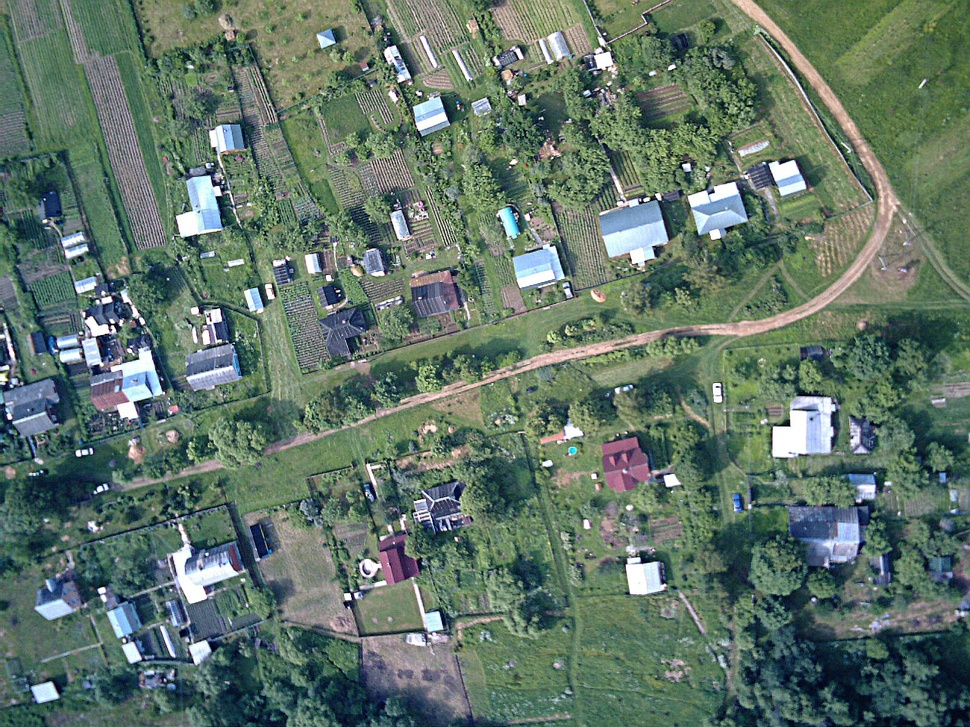
#> input picture images/place.jpg, 970 x 727 px, shrunk from 1600 x 1200 before the run
$ jupyter execute points.ipynb
#> lines starting #> are read from the running program, lines starting #| are printed output that depends on the picture; after the words box and inside, x2 and y2 are one past the last pixel; in counts of white or black regions, pixels touching at a corner belong together
[cell 1]
import cv2
import numpy as np

[cell 2]
# Загрузка двух изображений
img1 = cv2.imread("images/place.jpg")
#> img1 is the input picture: shape (727, 970, 3); mean B, G, R 104.6, 116.7, 97.1
h, w, _ = img1.shape
#> h = 727; w = 970
#Cлучайная генерация координат для теста
x = np.random.randint(0, w - 300)
#> x = 559
y = np.random.randint(0, h - 200)
#> y = 192
img2 = img1[y:y+200,x:x+300]
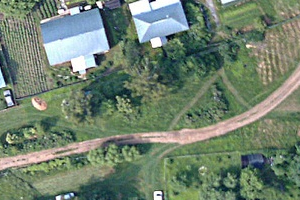
#> img2: shape (200, 300, 3); mean B, G, R 111, 129.6, 112.3

# Конвертирование изображений в градации серого
gray1 = cv2.cvtColor(img1, cv2.COLOR_BGR2GRAY)
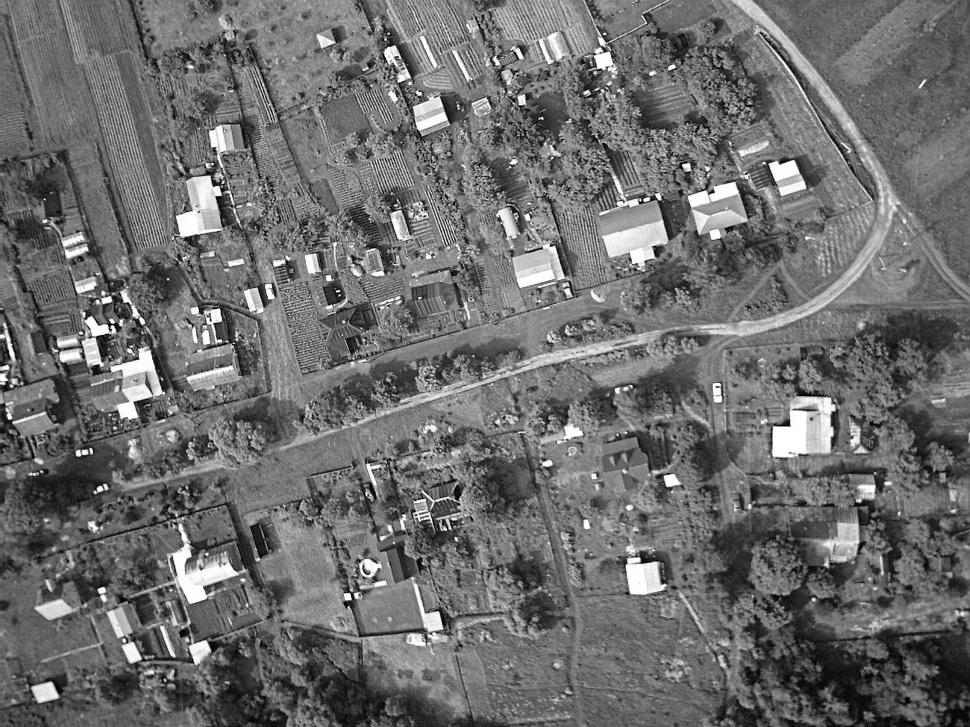
#> gray1: shape (727, 970); min 0, max 255, mean 109.4
gray2 = cv2.cvtColor(img2, cv2.COLOR_BGR2GRAY)
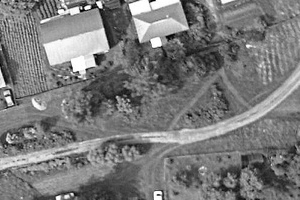
#> gray2: shape (200, 300); min 2, max 255, mean 122.3

[cell 3]
cv2.imshow('image 1',img1)
cv2.imshow('image 2',img2)
cv2.waitKey(0)
cv2.destroyAllWindows

[cell 4]
# Создание объекта SIFT
sift = cv2.SIFT_create(sigma=0.7)

# Нахождение ключевых точек и дескрипторов на первом изображении
kp1, des1 = sift.detectAndCompute(gray1, None)
#> kp1 = 56085 keypoints; strongest (x, y, size): (142, 321, 3.7), (102, 590, 4.6), (347, 597, 4.5), (338, 291, 2)

# Нахождение ключевых точек и дескрипторов на втором изображении
kp2, des2 = sift.detectAndCompute(gray2, None)
#> kp2 = 4017 keypoints; strongest (x, y, size): (72, 194, 2), (81, 8, 1.7), (99, 58, 7.2), (160, 192, 2.1)

# Нахождение соответствий между дескрипторами двух изображений
bf = cv2.BFMatcher()
matches = bf.knnMatch(des1, des2, k=2)
#> matches = 56085 matches

[cell 5]
# Фильтрация соответствий по лучшим
good_matches = []
for m, n in matches:
    #Методом подбора был найден коэффициент 0.2
    if m.distance < 0.2 * n.distance:
        good_matches.append(m)
#> after the loop, good_matches = 3258 matches

img_matches = cv2.drawMatches(img1, kp1, img2, kp2, good_matches, None, flags=cv2.DrawMatchesFlags_NOT_DRAW_SINGLE_POINTS)
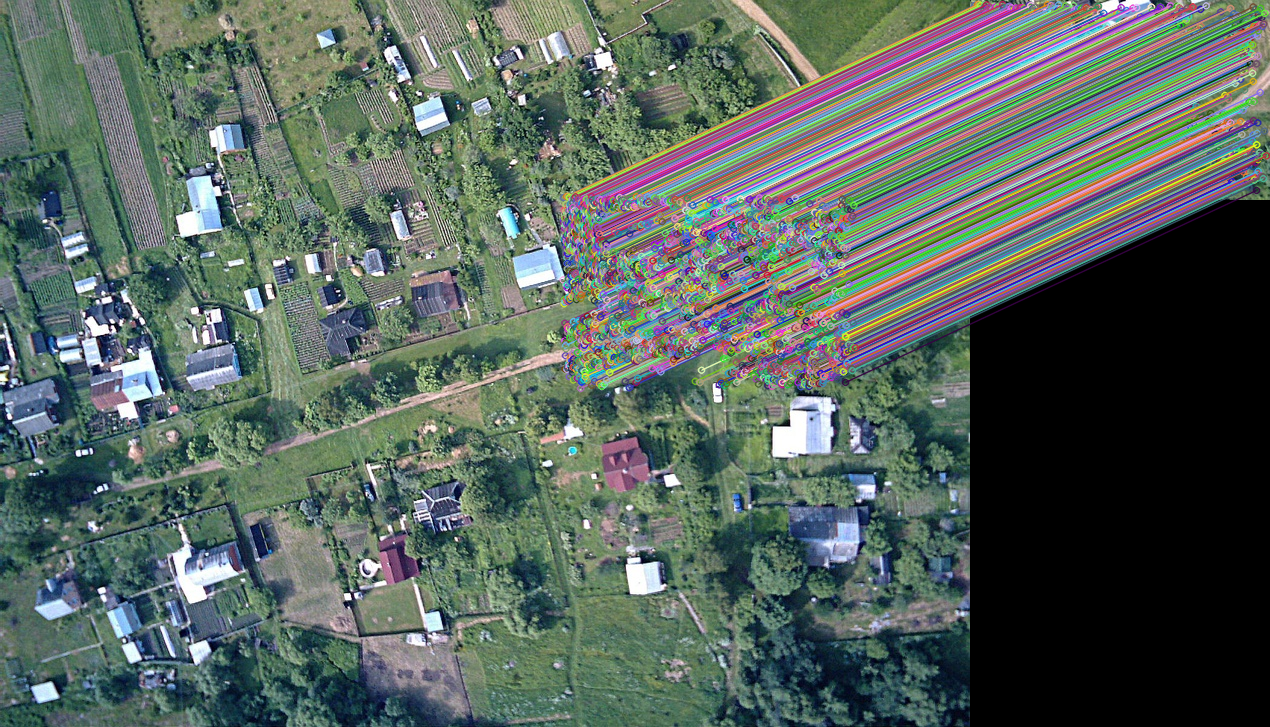
#> img_matches: shape (727, 1270, 3); mean B, G, R 93.2, 100.2, 87.4
cv2.imwrite("images/Mathces.jpg", img_matches)
#> Out = True

[cell 6]
# Если количество соответствий меньше 4, то считаем, что изображения не связаны
if len(good_matches) < 4:
    print("Images are not connected")
else:
    # Нахождение координат ключевых точек в массивах
    #Ключевые точки изображения №1
    src_pts = np.float32([kp1[m.queryIdx].pt for m in good_matches]).reshape(-1, 1, 2)
    #Ключевые точки изображения №2
    dst_pts = np.float32([kp2[m.trainIdx].pt for m in good_matches]).reshape(-1, 1, 2)

    # Нахождение гомографической матрицы
    M, mask = cv2.findHomography(src_pts, dst_pts, cv2.RANSAC, 5.0)
#> M = [[1, -4.81e-06, -559], [4.58e-06, 1, -192], [-1.97e-08, 2.06e-08, 1]]; mask = 3258 values from 1 to 1

    # Нахождение границы второго изображения на первом изображении
    #h, w = img1.shape[:2]
    #pts = np.float32([[0, 0], [0, h - 1], [w - 1, h - 1], [w - 1, 0]]).reshape(-1, 1, 2)
    #dst = cv2.perspectiveTransform(pts, M)
    matching_region = cv2.boundingRect(src_pts)
#> matching_region = (562, 195, 294, 193)

    # Вывод результата
    print("Matching region:", matching_region)
#| Matching region: (562, 195, 294, 193)
    cv2.rectangle(img1, (matching_region[0], matching_region[1]),
                  (matching_region[0] + matching_region[2], matching_region[1] + matching_region[3]),
                  (0, 255, 0), 2)
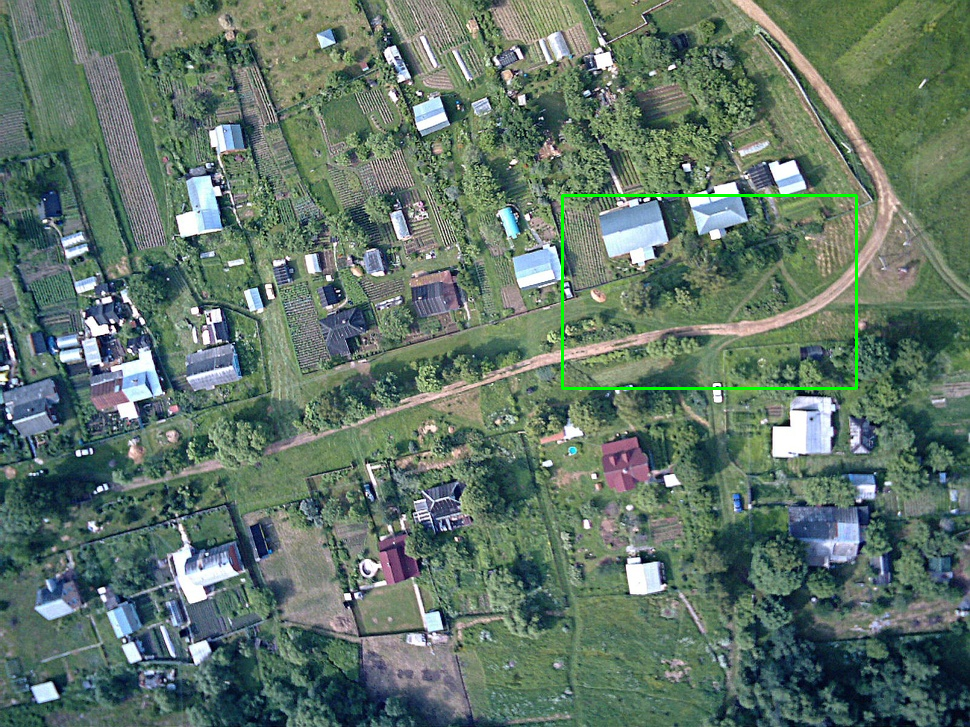
#> img1: shape (727, 970, 3); 0.41% of pixels changed, all inside (x1, y1, x2, y2) = (561, 194, 858, 390)
    if abs(x-matching_region[0]) > 0.05*w or \
    abs(y-matching_region[1]) > 0.05*h or \
    abs(x+300-(matching_region[0] + matching_region[2])) > 0.05*w or \
    abs(y+200-(matching_region[1] + matching_region[3])) > 0.05*h:
        print("Mistakes too big")
    else:
        print("Good job")
    print(f'Diff \nw-x:{x-matching_region[0]} \nh-y:{y-matching_region[1]} \nw2-x2:{x+300-(matching_region[0] + matching_region[2])} \nh2-y2:{y+200-(matching_region[1] + matching_region[3])}')
#| Diff
#| w-x:-3
#| h-y:-3
#| w2-x2:3
#| h2-y2:4
    cv2.imshow('resultMatch',img1)
    cv2.waitKey(0)
    cv2.destroyAllWindows
    #cv2.imwrite("images/Matching.jpg", img1)

$ run again, with images/MainSummerMapCut.JPG copied over images/place.jpg
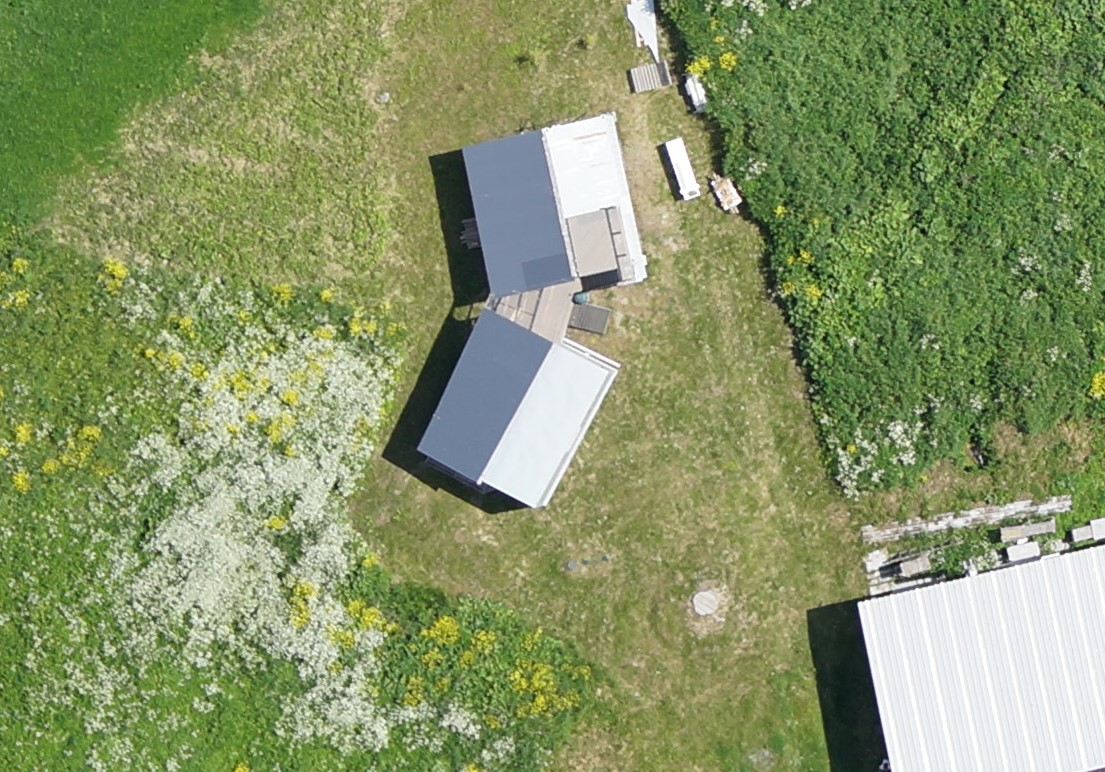
#> input picture images/MainSummerMapCut.JPG, 1105 x 772 px
#> img1 is the input picture: shape (772, 1105, 3); mean B, G, R 102.8, 148.5, 134.9
#> kp1 = 44761 keypoints; strongest (x, y, size): (928, 580, 3.6), (1062, 552, 3.7), (1003, 554, 7), (860, 605, 4.1)
#> kp2 = 685 keypoints; strongest (x, y, size): (244, 21, 3.7), (203, 34, 3.8), (236, 22, 3.6), (176, 46, 4.5)
#> matches = 44761 matches
#> after the loop `for m, n in matches:`: good_matches = 380 matches
#> `img_matches = cv2.drawMatches(img1, kp1, img2, kp2, good_matches, None..`:
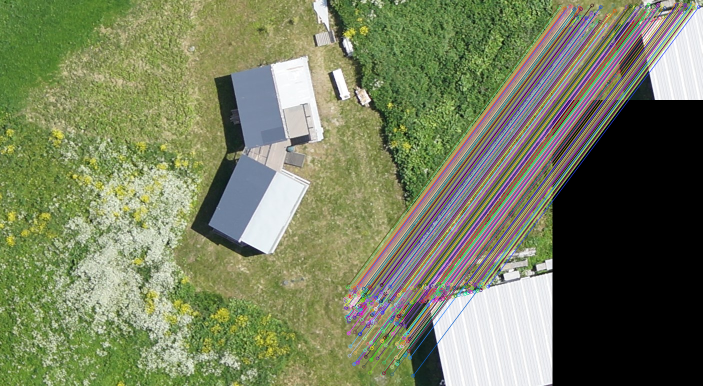
#> img_matches: shape (772, 1405, 3) (shown at 1/2 size); mean B, G, R 94.3, 126, 118.4
#> Out = True
#> src_pts = 380 rows, first 8: [690, 597.2], [691.5, 601.2], [692, 615], [692, 615], [692.1, 634.9], [693, 596], [693.2, 609.4], [693.7, 642.8]
#> dst_pts = 380 rows, first 8: [5.98, 38.18], [7.54, 42.17], [7.97, 56.04], [7.97, 56.04], [8.13, 75.92], [8.97, 37.03], [9.22, 50.36], [9.71, 83.82]
#> M = [[1, -4.17e-05, -683.8], [-1.06e-07, 1, -558.8], [-3.71e-08, -3.82e-07, 1]]; mask = 380 values from 1 to 1
#> matching_region = (689, 565, 287, 187)
#| Matching region: (689, 565, 287, 187)
#> `cv2.rectangle(img1, (matching_region[0], matching_region[1]), (matchin..`:
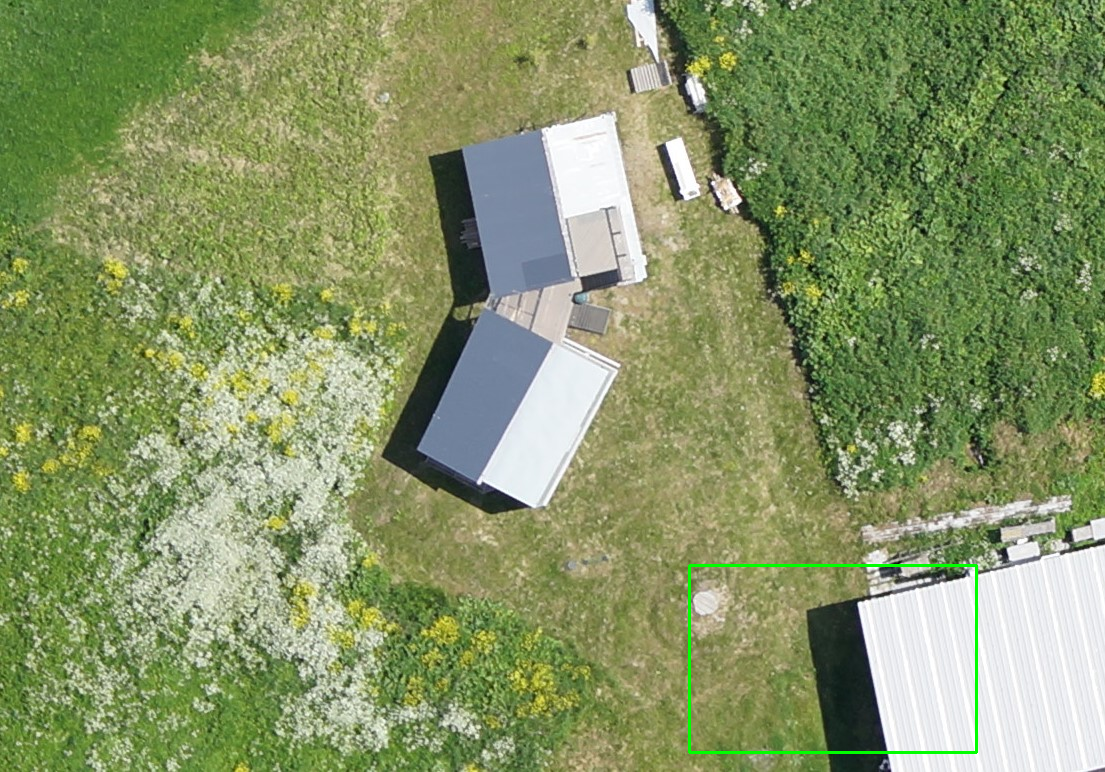
#> img1: shape (772, 1105, 3); 0.33% of pixels changed, all inside (x1, y1, x2, y2) = (688, 564, 978, 754)
#| Diff
#| w-x:-5
#| h-y:-6
#| w2-x2:8
#| h2-y2:7

$ run again, with images/Matches.jpg copied over images/place.jpg
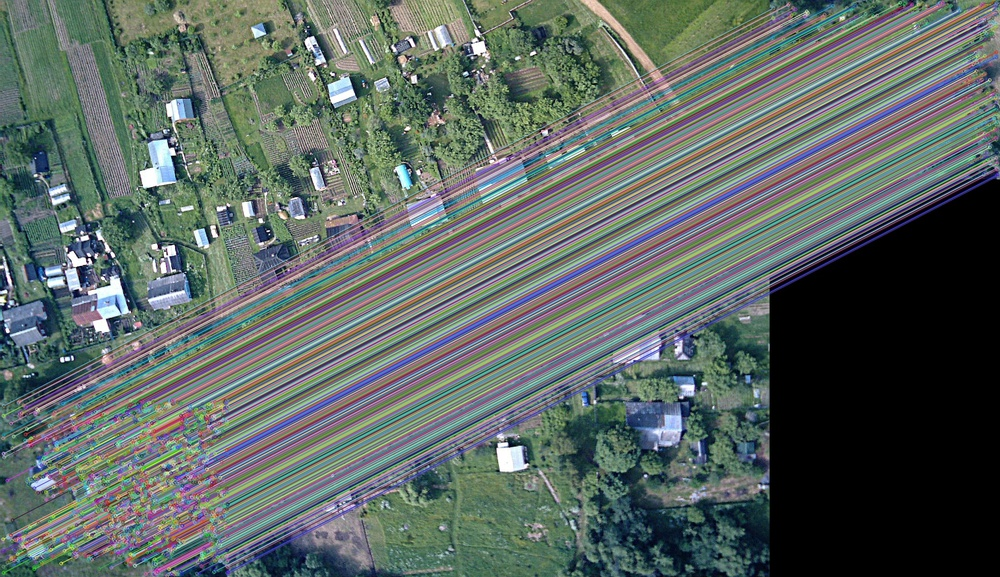
#> input picture images/Matches.jpg, 1000 x 577 px, shrunk from 2079 x 1200 before the run
#> img1 is the input picture: shape (577, 1000, 3); mean B, G, R 98.8, 103.4, 92.6
#> kp1 = 68380 keypoints; strongest (x, y, size): (7, 331, 2.7), (268, 231, 1.8), (113, 255, 2.8), (62, 360, 3.5)
#> kp2 = 8462 keypoints; strongest (x, y, size): (294, 109, 2.1), (48, 19, 1.9), (283, 134, 1.8), (271, 49, 1)
#> matches = 68380 matches
#> after the loop `for m, n in matches:`: good_matches = 7614 matches
#> `img_matches = cv2.drawMatches(img1, kp1, img2, kp2, good_matches, None..`:
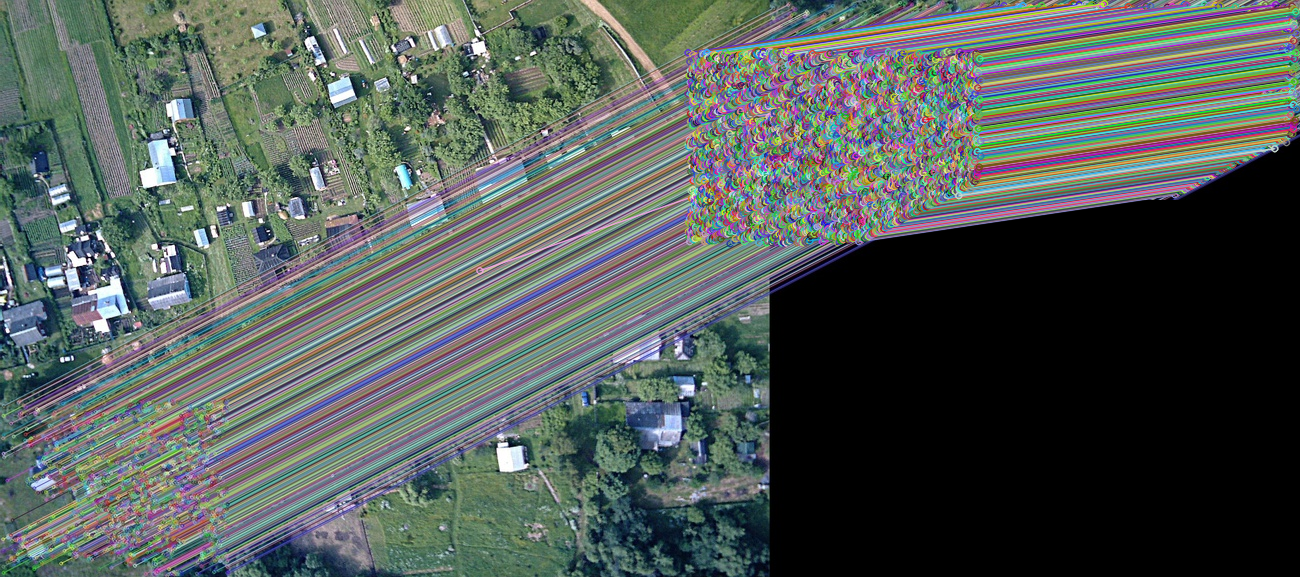
#> img_matches: shape (577, 1300, 3); mean B, G, R 86.6, 90.7, 82.1
#> Out = True
#> M = [[1, -6.84e-09, -684], [-1.81e-09, 1, -47], [-2.37e-11, -2.33e-11, 1]]; mask = 7614 values from 0 to 1
#> matching_region = (479, 50, 502, 221)
#| Matching region: (479, 50, 502, 221)
#> `cv2.rectangle(img1, (matching_region[0], matching_region[1]), (matchin..`:
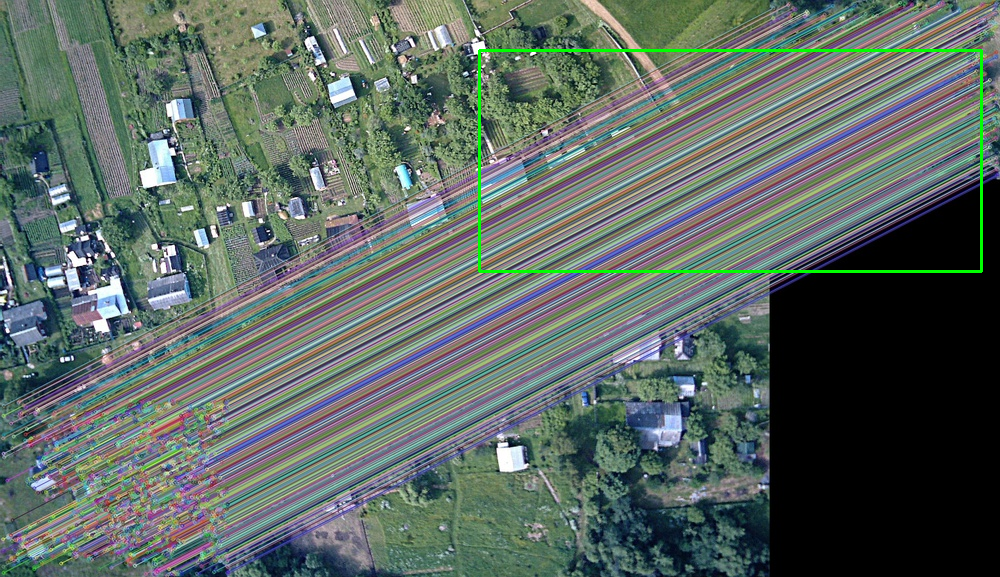
#> img1: shape (577, 1000, 3); 0.75% of pixels changed, all inside (x1, y1, x2, y2) = (478, 49, 983, 273)
#| Diff
#| w-x:205
#| h-y:-3
#| w2-x2:3
#| h2-y2:-24
